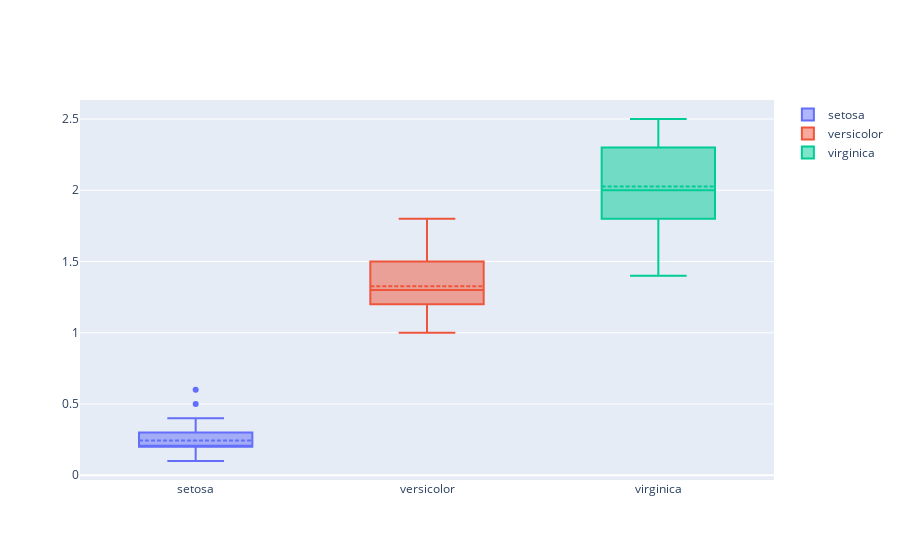

The code cell stored with this chart in its notebook:
### Code cell
trace0 = go.Box(y=df['PetalWidthCm'][df['Species'] == 'Iris-setosa'],
                boxmean=True, name = 'setosa')

trace1 = go.Box(y=df['PetalWidthCm'][df['Species'] == 'Iris-versicolor'],
                boxmean=True, name = 'versicolor')

trace2 = go.Box(y=df['PetalWidthCm'][df['Species'] == 'Iris-virginica'],
                boxmean=True, name = 'virginica')

data = [trace0, trace1, trace2]
py.iplot(data)

### Figure 1 — Plotly figure (JSON) as saved in the notebook; plotly's stock layout.template omitted (floating-point values rounded to 4 significant figures)
{"data": [{"boxmean": true, "name": "setosa", "type": "box", "y": [0.2, 0.2, 0.2, 0.2, 0.2, 0.4, 0.3, 0.2, 0.2, 0.1, 0.2, 0.2, 0.1, 0.1, 0.2, 0.4, 0.4, 0.3, 0.3, 0.3, 0.2, 0.4, 0.2, 0.5, 0.2, 0.2, 0.4, 0.2, 0.2, 0.2, 0.2, 0.4, 0.1, 0.2, 0.1, 0.2, 0.2, 0.1, 0.2, 0.2, 0.3, 0.3, 0.2, 0.6, 0.4, 0.3, 0.2, 0.2, 0.2, 0.2]}, {"boxmean": true, "name": "versicolor", "type": "box", "y": [1.4, 1.5, 1.5, 1.3, 1.5, 1.3, 1.6, 1, 1.3, 1.4, 1, 1.5, 1, 1.4, 1.3, 1.4, 1.5, 1, 1.5, 1.1, 1.8, 1.3, 1.5, 1.2, 1.3, 1.4, 1.4, 1.7, 1.5, 1, 1.1, 1, 1.2, 1.6, 1.5, 1.6, 1.5, 1.3, 1.3, 1.3, 1.2, 1.4, 1.2, 1, 1.3, 1.2, 1.3, 1.3, 1.1, 1.3]}, {"boxmean": true, "name": "virginica", "type": "box", "y": [2.5, 1.9, 2.1, 1.8, 2.2, 2.1, 1.7, 1.8, 1.8, 2.5, 2, 1.9, 2.1, 2, 2.4, 2.3, 1.8, 2.2, 2.3, 1.5, 2.3, 2, 2, 1.8, 2.1, 1.8, 1.8, 1.8, 2.1, 1.6, 1.9, 2, 2.2, 1.5, 1.4, 2.3, 2.4, 1.8, 1.8, 2.1, 2.4, 2.3, 1.9, 2.3, 2.5, 2.3, 1.9, 2, 2.3, 1.8]}], "layout": {}}
